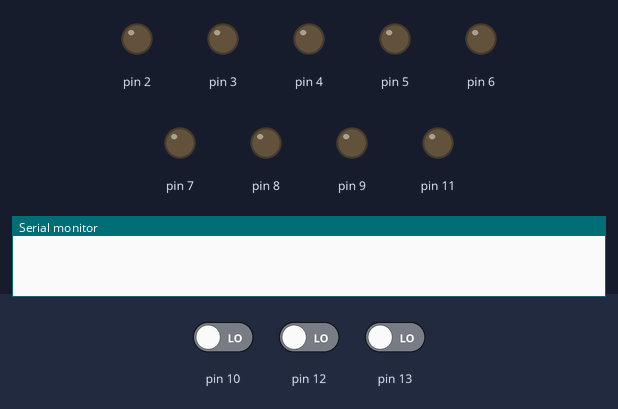
A sketch run on a simulated Arduino Uno, built with avr-gcc and run on an emulated ATmega328P. Shown: output pins drawn as LEDs (lit = HIGH), the last lines printed to the serial monitor. Dashed ring = blinking. Inputs (shaded band) come from the test bench; at power-on: pin 10 LOW, pin 12 LOW, pin 13 LOW. Random numbers use the default seed unless the sketch sets one.

Above: at 1.2 s.
1.3 s: pin 10 driven HIGH
At 1.59 s:
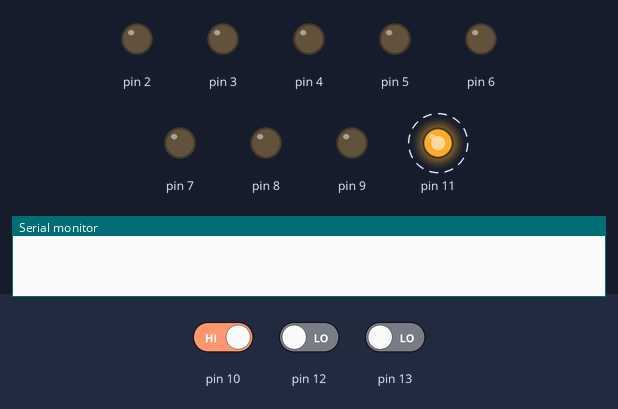
4.3 s: pin 12 driven HIGH
At 4.72 s:
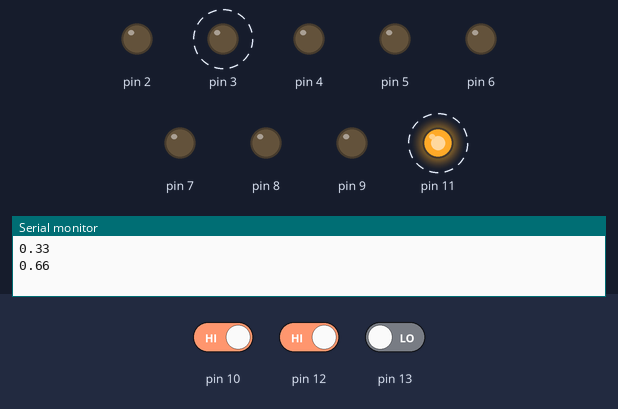
7.3 s: pin 13 driven HIGH
At 8.51 s:
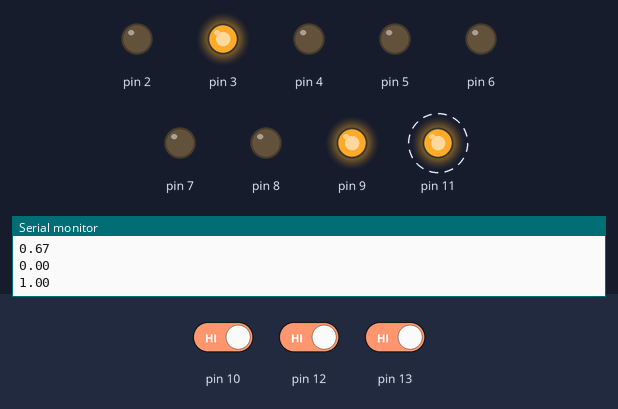
At 9.35 s:
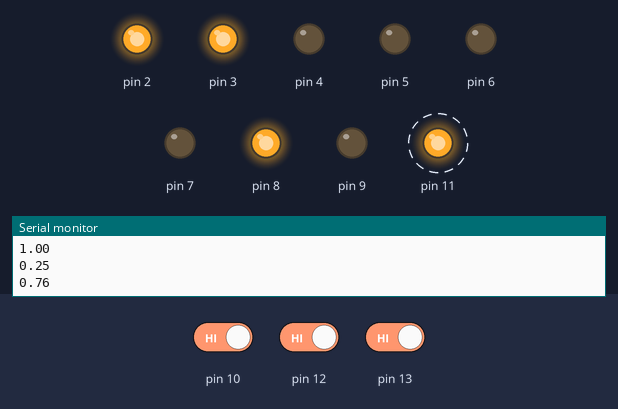
10.3 s: pin 12 driven LOW
13.3 s: pin 12 driven HIGH
16.3 s: pin 13 driven LOW
Timing chart, 0 to 20.3 s (numbered marks = the images above; inputs shaded):
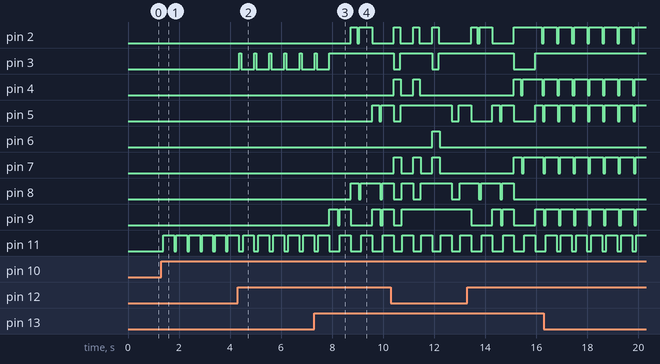

Measured:
- after the input at 1.3 s, pin 11: alternates HIGH for 0.43 s and LOW for 0.08 s, starting after 0.08 s
- after the input at 4.3 s, pin 3: alternates HIGH for 0.08 s and LOW for 0.51 s, starting after 0.06 s
- after the input at 7.3 s, pin 2: LOW → HIGH after 1.4 s, → LOW 0.25 s later, → HIGH 0.08 s later, → LOW 0.51 s later; pin 5: LOW → HIGH after 2.3 s, → LOW 0.28 s later, → HIGH 0.08 s later
- by itself, pin 4, pin 7: alternates HIGH for 0.51 s and LOW for 0.08 s

The sketch:

ann1.ino
```cpp
int counter = 0;
int upCounter=LOW;
int setInput = LOW;
int chooseNum = LOW;
int inputCounter = 0;
int switchTrain =LOW;
int binary[5][8] = {{1,0,0,1,1,1,1,1},{0,1,0,0,0,0,0,1},{1,1,0,0,0,0,1,0},{0,1,0,1,0,0,1,1},{1,0,1,0,0,1,0,0}};
int rand1;
const int firstLayer = 4;
const int secondLayer = 2;
float weights2[secondLayer][firstLayer];
float weights1[firstLayer][8];
float weights2Transpose[firstLayer][secondLayer];
float biases1[firstLayer];
float biases2[secondLayer];
float activations2[secondLayer];
float activations1[firstLayer];
float zs2[secondLayer];
float zs1[firstLayer];
int x[6][8] = {{1,0,0,1,1,1,1,1},{0,1,0,0,0,0,0,1},{1,1,0,0,1,0,1,1},{1,0,1,0,0,1,0,1},{1,0,1,0,1,0,1,0},{0,0,1,1,1,0,1,1}};
int y[6][2] = {{0,1},{0,1},{0,1},{1,0},{1,0},{0,1}};
float u = 0.8;
int epochs = 10;
float dot = 0;
float z;
float delta[secondLayer];
float nebla[firstLayer];
float delta_avg[8];
float nebla_avg[8];
float input_avg[8];
float input[8];
void setup() {
  Serial.begin(9600);
  for(int i =2;i<=9;i++){
    pinMode(i,OUTPUT);
    digitalWrite(i,LOW);
    }
    pinMode(10,INPUT);
    pinMode(13,INPUT);
    pinMode(12,INPUT);
    pinMode(1,INPUT);
    pinMode(11,OUTPUT);
 for(int i=0;i<secondLayer;i++){
  for(int j=0;j<firstLayer;j++){
     rand1 = random(-35,35);
     weights2[i][j] = (float)rand1/100;
    }
    biases2[i] = (float)rand1/100;
  }
 for(int i=0;i<firstLayer;i++){
  for(int j=0;j<8;j++){
     rand1 = random(-45,45);
     weights1[i][j] = (float)rand1/100;
    }
    biases1[i] = (float)rand1/100;
  }
}

void loop() {
  digitalWrite(11,LOW);
  upCounter = digitalRead(13);
  if(upCounter==HIGH) upCounterFunc();
  setInput = digitalRead(12);
  if(setInput == HIGH){
    for(int j =0;j<8;j++){
      input[j] = digitalRead(j+2);
      }
    feedForward(0,0);
    for(int i=2;i<=9;i++){
    digitalWrite(i,myRound(activations2[i-secondLayer]));
    delay(10);
    }
              }
  switchTrain = digitalRead(10);
  if(switchTrain == HIGH){
    for(int i=2;i<=9;i++){
    digitalWrite(i,input[i-2]);
    delay(10);
    }
    gradientDescent();
    }

}
void gradientDescent(){
  digitalWrite(11,HIGH);
  delay(15);
  for(int i=0;i<epochs;i++){
    for(int k =0;k<6;k++){
      feedForward(1,k);
      }
    }
    switchTrain = LOW;
    delay(150);
    digitalWrite(11,LOW);
  }
void feedForward(int train,int index){
    if(train == 1){
      dot = 0;
      for(int i =0;i<firstLayer;i++){
        for(int j=0;j<8;j++){
          dot= dot + weights1[i][j] * x[index][j];
          }
          z = dot + biases1[i];
          zs1[i] = z;
          activations1[i] = sigmoid(z);
          dot = 0;
        }

      dot = 0;
      for(int i =0;i<secondLayer;i++){
        for(int j=0;j<firstLayer;j++){
          dot= dot + weights2[i][j] * activations1[j];
          }
          z = dot + biases2[i];
          zs2[i] = z;
          activations2[i] = sigmoid(z);
          dot = 0;
         }
      for(int i = 0;i<secondLayer;i++){
        delta[i] = activations2[i] - y[index][i];
        }
    dot = 0;
    transpose();
    for(int i = 0;i<firstLayer;i++){
      for(int j=0;j<secondLayer;j++){
        dot = dot + weights2Transpose[i][j] * delta[j];
        }
        nebla[i] = dot * sigmoidPrime(zs1[i]);
        dot = 0;
      }
      backProp(index);
      }
      else{
        dot = 0;
        for(int i =0;i<firstLayer;i++){
          for(int j=0;j<8;j++){
          dot= dot + weights1[i][j] * input[j];
          };
        z = dot + biases1[i];
        activations1[i] = sigmoid(z);
        dot = 0;
    }

    dot = 0;
      for(int i =0;i<secondLayer;i++){
          for(int j=0;j<firstLayer;j++){
            dot= dot + weights2[i][j] * activations1[j];
            }
          z = dot + biases2[i];
          activations2[i] = sigmoid(z);
          dot = 0;
          Serial.println(activations2[i]);    }
        }
  }

void backProp(int index){
   float d_sum=0.0;
   float in_sum = 0.0;
   float n_sum=0.0;
   /*for(int i = 0;i<8;i++){
    for(int j = 0;j<6;j++){
      d_sum = d_sum+delta[j][i];
      in_sum = in_sum+x[j][i];
      }
      delta_avg[i] = d_sum/6.0;
      input_avg[i] = in_sum/6.0;
    }
   for(int i = 0;i<5;i++){
    for(int j = 0;j<6;j++){
      n_sum = n_sum+nebla[j][i];
      }
      nebla_avg[i] = n_sum/6.0;
    } */
   for(int i=0;i<secondLayer;i++){
          for(int j = 0;j<firstLayer;j++){
            weights2[i][j] = weights2[i][j] - (u * delta[i] * activations1[j]);
            }
        biases2[i] = delta[i];
   }


   for(int i=0;i<firstLayer;i++){
    for(int j = 0;j<8;j++){
      weights1[i][j] = weights1[i][j] - (u*nebla[i] * x[index][j]);
      }
      biases1[i] = nebla[i];
    }
    }
int myRound(float num){
  if(num>=0.5) return 1;
  else return 0;
  }

float sigmoid(float z){
  return 1/(1+exp(-1*z));
  }
float sigmoidPrime(float z){
    return sigmoid(z)*(1-sigmoid(z));
  }

void upCounterFunc(){
    switch(counter){
     case 5:
              stateUpdate(binary[0][0],binary[0][1],binary[0][2],binary[0][3],binary[0][4],binary[0][5],binary[0][6],binary[0][7]);
        counter = 0;
        break;
     default:
      stateUpdate(binary[counter+1][0],binary[counter+1][1],binary[counter+1][2],binary[counter+1][3],binary[counter+1][4],binary[counter+1][5],binary[counter+1][6],binary[counter+1][7]);
      counter+=1;
      break;
    }
    }
void transpose(){
  float temp[40];
  int index = 0;
  for(int i =0;i<secondLayer;i++){
    for(int j=0;j<firstLayer;j++){
      temp[index] = weights2[i][j];
      index++;
      }
    }
  index = 0;
  for(int i =0;i<firstLayer;i++){
    for(int j=0;j<secondLayer;j++){
      weights2Transpose[i][j] = temp[index];
      index++;
      }
    }
  }
 void stateUpdate(int f,int s, int t,int fou,int fif,int six,int sev,int ei){
            digitalWrite(2,f);
            digitalWrite(3,s);
            digitalWrite(4,t);
            digitalWrite(5,fou);
            digitalWrite(6,fif);
            digitalWrite(7,six);
            digitalWrite(8,sev);
            digitalWrite(9,ei);
            delay(250);
  }
```
